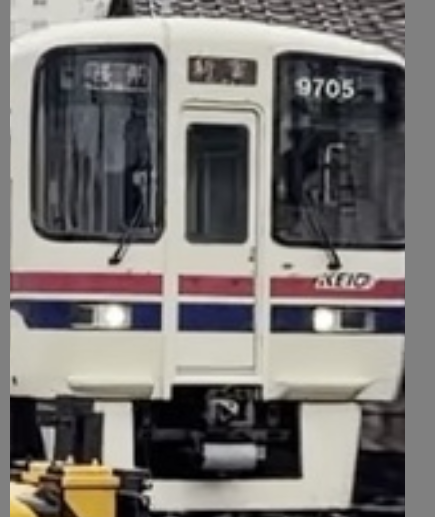
#> input picture reference/keio9000/ftex9.png, 435 x 517 px
$ python side_photo9.py ftex9.png ftex9.png
#> lines starting #> are read from the running program, lines starting #| are printed output that depends on the picture; after the words box and inside, x2 and y2 are one past the last pixel; in counts of white or black regions, pixels touching at a corner belong together
# -*- coding: utf-8 -*-
"""京王9000系の側面写真(利用者提供 2026-10:下高井戸付近の踏切から 9736=先頭車・新宿方と 9036)の実測を作り直す。
measured_9000.md の「3c. 側面写真の実測」の値はこれで出した。写真はリポジトリに入れていない(引数で渡す)。

  python3 -I reference/keio9000/side_photo9.py s1.jpg s2.jpg [--out 作業フォルダ]

  s1 … 運転台が箱に隠れ、車両の後ろ半分と 9036 が見える写真(2576×1450)
  s2 … 列車が約 11.6m 右にいる写真。運転台まわりが見える
  手順(measured_9000.md 3c と同じ):
    1. 赤帯の中心線の傾きで写真を回して水平にする
    2. 列 x ⇄ 車体の X を1次元の射影 x=(aX+b)/(cX+1) で当てる。s1 は扉の中心(戸の合わせ目の暗線)を ±2.35・±7.05、
       9036 の2枚を −12.95・−17.65 として当てる(9736 の4枚だけで当てた射影が 9036 の扉と後端を当てることで、扉の位置が
       8000系と同じことを確かめる)。s2 は扉1・2 の中心と、s1 で X が決まった窓の縁で当てる
    3. 縦は扉の外形の下の線=床面 1.130(公表)。縦の縮尺は奥行きに反比例(主点の列で横と同じ)
    4. 窓は車体の明るい面が切れる所(ゴムの外縁)、帯は色の半値、細い線は暗さの極小
    5. 前面の角(平面形)は、両方の写真の前面の輪郭(側面の平面へ写した X)に x(y)=9.752−y²/20−D(1−√(1−|y/hw|ⁿ)) を当てる
  画素の範囲(どこを測るか)はこの2枚の写真に合わせた値。別の写真では範囲を見直す。
  外部の写真を読むので python は -I で走らせる。
"""
import argparse
import os
import numpy as np
from PIL import Image

CX = 1288.0                    # 主点(画像の中心。傾きはこの点の回りに直す)
Z_FLR = 1.130                  # 床面(公表)
HW = 1.384                     # 車体半幅(公表)


# ---------- 1次元の射影 ----------
# [7 lines left out: function fit, not called in this run]


def x_of(p, X):
    a, b, c = p
    return CX + (a * X + b) / (c * X + 1)


# [12 lines left out: functions X_of, sv, not called in this run]


# ---------- 画像 ----------
def deskew(path):
#> called with path = 'ftex9.png'
    im = Image.open(path).convert('RGB')
#> im is the input picture: PIL image 435x517 RGB; mean R, G, B 120.3, 116.4, 113.6
    a = np.asarray(im).astype(float)
    R, G, B = a[..., 0], a[..., 1], a[..., 2]
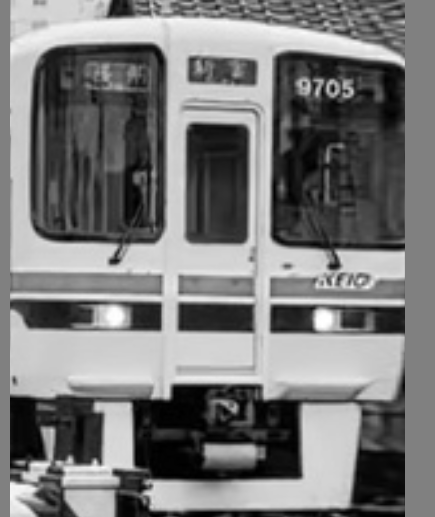
#> R: shape (517, 435) float64; min 0, max 255, mean 120.3
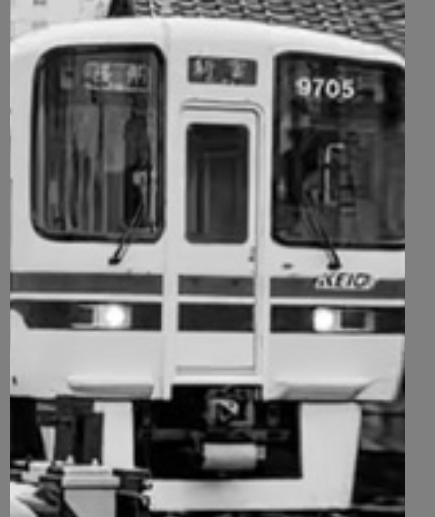
#> G: shape (517, 435) float64; min 0, max 255, mean 116.4
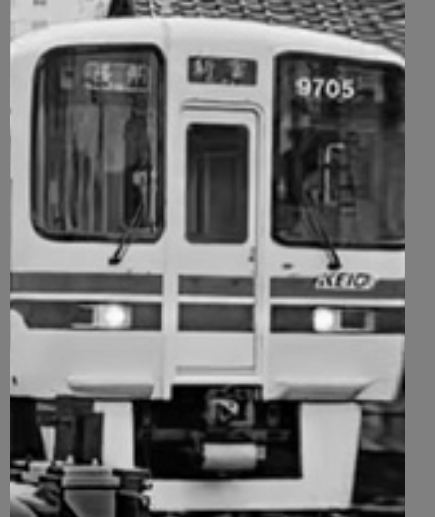
#> B: shape (517, 435) float64; min 0, max 253, mean 113.6
    red = (R - G > 25) & (R - B > 12) & (R > 45)
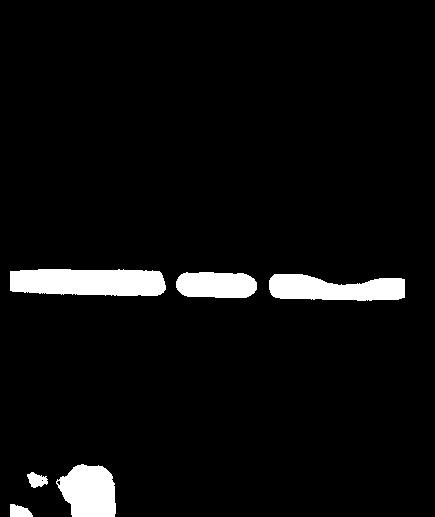
#> red: shape (517, 435) bool; 5% white; 6 white regions, box (x1, y1, x2, y2) and area: (10, 269, 166, 296) 3783, (269, 274, 405, 301) 2781, (56, 464, 116, 517) 2456, (176, 272, 257, 298) 1846, (10, 504, 33, 517) 224, (27, 472, 48, 488) 217
    xs, ys = [], []
    for x in range(300, 2300, 4):
        idx = np.nonzero(red[600:800, x])[0]
        if len(idx) < 6:
            continue
        runs = np.split(idx, np.where(np.diff(idx) > 1)[0] + 1)
        r = max(runs, key=len)
        if 7 <= len(r) <= 12:
            xs.append(x); ys.append(600 + (r[0] + r[-1]) / 2)
#> after the loop, xs = []; ys = []
    xs, ys = np.array(xs), np.array(ys)
    for _ in range(3):
        k, c = np.polyfit(xs, ys, 1)
        res = ys - (k * xs + c)
        keep = np.abs(res) < max(1.0, 2.5 * res.std())
        xs, ys = xs[keep], ys[keep]
    ang = float(np.degrees(np.arctan(k)))
    imd = im.rotate(ang, resample=Image.BICUBIC, center=(im.width / 2, im.height / 2))
    b = np.asarray(imd).astype(float)
    return imd, b, .299 * b[..., 0] + .587 * b[..., 1] + .114 * b[..., 2], ang


# [7 lines left out: function line_center, not called in this run]


def vline(L, x0, half, y0, y1):
    xs = np.arange(int(x0 - half), int(x0 + half) + 1)
    return line_center(L[y0:y1 + 1, xs].mean(0), xs[0])


# [60 lines left out: functions outer, win_box, band_z, not called in this run]


# ---------- 前面の角 ----------
def nose_x(y, D, n, R=10.0):
    return 9.752 - y * y / (2 * R) - D * (1 - np.sqrt(np.maximum(0, 1 - np.abs(y / HW) ** n)))


# [6 lines left out: function silhouette, not called in this run]


def main():
    ap = argparse.ArgumentParser(description=__doc__.split('\n')[0])
    ap.add_argument('s1')
    ap.add_argument('s2')
    ap.add_argument('--out')
    o = ap.parse_args()
    im1, a1, L1, ang1 = deskew(o.s1)
    im2, a2, L2, ang2 = deskew(o.s2)
    if o.out:
        os.makedirs(o.out, exist_ok=True)
        im1.save(os.path.join(o.out, 's1_d.png')); im2.save(os.path.join(o.out, 's2_d.png'))
    print('傾き s1 %.3f° s2 %.3f°' % (ang1, ang2))
    # s1:扉の中心(9736 の4枚と 9036 の2枚)
    d1 = [vline(L1, x, 6, 640, 690) for x in (466.5, 789, 1100, 1416, 1808.5, 2119)]
    Xd = [7.05, 2.35, -2.35, -7.05, -12.95, -17.65]
    p1 = fit(list(zip(d1, Xd)))
    p4 = fit(list(zip(d1[:4], Xd[:4])))
    print('s1 扉の中心 x', ' '.join('%.2f' % v for v in d1), ' 残差', ' '.join('%+.2f' % (x - x_of(p1, X)) for x, X in zip(d1, Xd)))
    print('  9736 の4枚だけの射影:9036 の扉 %.1f/%.1f(実 %.1f/%.1f)・後端 X=−9.75 → x %.1f' % (
        x_of(p4, -12.95), x_of(p4, -17.65), d1[4], d1[5], x_of(p4, -9.75)))
    yf1 = float(np.median([line_center(L1[744:753, x - 1:x + 2].mean(1), 744) + .5 for x in (1070, 1080, 1120, 1130, 1385, 1395, 1435, 1445)]))
    yt1 = float(np.median([line_center(L1[619:630, x - 1:x + 2].mean(1), 619) + .5 for x in (1070, 1080, 1120, 1130, 1385, 1395, 1435, 1445)]))
    print('扉の外形:床(下の線) y %.2f・上の線 z %.3f' % (yf1, Z_FLR + (yf1 - yt1) / sv(p1, -4.7)))
    bz, nb = band_z(a1, L1, p1, yf1, list(range(560, 680, 6)) + list(range(840, 1050, 6)) + list(range(1160, 1340, 6)) + list(range(1470, 1580, 6)))
    print('帯(%d列):赤 %.3f〜%.3f・紺 %.3f〜%.3f' % (nb, bz[0], bz[1], bz[2], bz[3]))
    print('窓(外縁):[X の範囲] [z の範囲]  基準からの離れ')
    for nm, xr, yr, ref, rows in (('扉2 左の戸の窓', (742, 782), (626, 702), 2.35, (640, 650)), ('扉2 右の戸の窓', (787, 827), (626, 702), 2.35, (640, 650)),
                                  ('扉3 左の戸の窓', (1058, 1098), (626, 702), -2.35, (668, 690)), ('扉3 右の戸の窓', (1103, 1143), (626, 702), -2.35, (668, 690)),
                                  ('側窓 扉2-3 左', (874, 946), (628, 702), 0, None), ('側窓 扉2-3 右', (938, 1010), (628, 702), 0, None),
                                  ('側窓 扉3-4 左', (1190, 1262), (628, 702), -4.70, None), ('側窓 扉3-4 右', (1254, 1326), (628, 702), -4.70, None),
                                  ('車端の窓', (1504, 1577), (628, 702), 0, None)):
        (Xa, Xb), (za, zb), _ = win_box(L1, p1, yf1, xr, yr, rows)
        print('  %-14s X %+.3f〜%+.3f  z %.3f〜%.3f  (|X−%+.2f| %.3f〜%.3f)' % (nm, Xa, Xb, za, zb, ref, min(abs(Xa - ref), abs(Xb - ref)), max(abs(Xa - ref), abs(Xb - ref))))
    # s2:扉1・2 の中心と、s1 で X が決まった窓の縁(両方の写真で見える窓)で当て、1.2px を超えて外れる点を落とす
    #     (縁の名前:s1 での範囲・行 / s2 での範囲・行)
    W = (((556, 630), None, (1166, 1240), None), ((622, 690), None, (1233, 1304), None), ((874, 946), None, (1482, 1553), None),
         ((938, 1010), None, (1546, 1618), None), ((1190, 1262), None, (1793, 1864), None), ((1254, 1326), None, (1857, 1928), None),
         ((742, 782), (640, 650), (1352, 1390), (655, 668)), ((787, 827), (640, 650), (1396, 1436), (655, 668)),
         ((425, 465), (640, 650), (1033, 1074), (655, 668)), ((1058, 1098), (668, 690), (1662, 1702), (655, 668)),
         ((1504, 1577), None, (2100, 2172), None))
    pts = [(vline(L2, 1077, 6, 646, 700), 7.05), (vline(L2, 1393, 6, 646, 700), 2.35)]
    for xr1, r1, xr2, r2 in W:
        (Xa, Xb), _, _ = win_box(L1, p1, yf1, xr1, (626, 702), r1)
        _, _, (l2, r2x) = win_box(L2, (1, 0, 0), 0, xr2, (630, 712), r2)
        pts += [(l2, Xb), (r2x, Xa)]                 # 写真の左の縁=運転台の側(X の大きい方)
    p2 = fit(pts)
    for _ in range(3):
        keep = [q for q in pts if abs(q[0] - x_of(p2, q[1])) < 1.2]
        p2 = fit(keep)
    yf2 = float(np.median([line_center(L2[752:768, x - 1:x + 2].mean(1), 752) + .5 for x in (1050, 1060, 1095, 1105, 1365, 1375, 1410, 1420)]))
    print('s2 の射影(%d/%d点、残差 1.2px 以内)・床 y %.2f・後端 X=−9.75 → x %.1f' % (len(keep), len(pts), yf2, x_of(p2, -9.75)))

    # [9 lines left out: function edge, not called in this run]
    for nm, x in (('前面窓の回り込みの後端', edge(L2, 905, 922, 640, 680, True)), ('乗務員扉 前', vline(L2, 944.5, 3, 640, 660) + .5),
                  ('乗務員扉 後', vline(L2, 977.5, 3, 640, 660) + .5), ('手すり 前', vline(L2, 938.5, 3, 690, 712) + .5),
                  ('手すり 後', vline(L2, 980.5, 4, 690, 740) + .5), ('乗務員扉の窓 前', edge(L2, 946, 956, 660, 700, False)),
                  ('乗務員扉の窓 後', edge(L2, 967, 978, 660, 700, True)), ('アイボリーの後端', edge(L2, 980, 992, 605, 640, False))):
        print('  %-14s X %+.3f' % (nm, X_of(p2, x)))
    # [9 lines left out: function hedge, not called in this run]
    z2 = lambda x, y: Z_FLR + (yf2 - y) / sv(p2, X_of(p2, x))
    hl = lambda x0, x1, y0, y1: line_center(L2[y0:y1 + 1, x0:x1 + 1].mean(1), y0) + .5
    print('運転台まわりの高さ(s2)')
    for nm, x, y in (('乗務員扉 上の線', 960, hl(950, 970, 630, 645)), ('乗務員扉 下の線', 948, hl(946, 950, 752, 770)),
                     ('乗務員扉の窓 上', 961, hedge(L2, 955, 968, 640, 656, False)), ('乗務員扉の窓 下', 961, hedge(L2, 955, 968, 696, 712, True)),
                     ('手すり 上', 941, hl(938, 944, 660, 680)), ('手すり 下', 941, hl(938, 944, 740, 760)),
                     ('回り込み 上', 904, hedge(L2, 898, 910, 600, 625, False)), ('回り込み 下', 904, hedge(L2, 898, 910, 690, 712, True)),
                     ('KEIO 上', 1007, hedge(L2, 995, 1020, 642, 652, False)), ('KEIO 下', 1007, hedge(L2, 995, 1020, 654, 664, True))):
        print('  %-12s z %.3f' % (nm, z2(x, y)))

    # [8 lines left out: function bbox, not called in this run]
    print('幕板・窓の上端の高さの小物(s1、暗い所の外接矩形)')
    for nm, r in (('行先表示器', (880, 936, 604, 630)), ('表示灯', (942, 960, 602, 630)), ('車号 9736', (516, 558, 630, 648)),
                  ('KEIO(運転台側)', (372, 420, 630, 650)), ('KEIO(反対の端)', (1326, 1366, 630, 648)), ('車号 9036', (1858, 1900, 630, 648))):
        print('  %-14s X %+.3f〜%+.3f  z %.3f〜%.3f' % ((nm,) + bbox(L1, p1, yf1, *r)))
    # すそ・側面の上端(雨どいの下)
    sz, tz = [], []
    for x in list(range(840, 870, 2)) + list(range(1160, 1190, 2)) + list(range(1460, 1500, 2)):
        pr = L1[740:770, x - 1:x + 2].mean(1)
        i = int(np.argmin(np.diff(pr)))
        thr = (pr[i] + pr[i + 1]) / 2
        yb = 740 + i + .5 + ((thr - pr[i]) / (pr[i + 1] - pr[i]) if pr[i + 1] != pr[i] else .5)
        pt = L1[592:606, x - 1:x + 2].mean(1)
        yt = 592 + int(np.argmax(np.diff(pt))) + 1
        X = X_of(p1, x)
        sz.append(Z_FLR + (yf1 - yb) / sv(p1, X)); tz.append(Z_FLR + (yf1 - yt) / sv(p1, X))
    print('すそ z %.3f・側面の上端(雨どいの下) z %.3f' % (np.median(sz), np.median(tz)))
    # 前面の角:両方の写真の輪郭(窓の高さ)。s1 は背景から運転台の端の暗い帯(回り込んだ窓)へ変わる所、s2 は背景から窓へ
    obs1 = X_of(p1, edge(L1, 288, 304, 635, 645, False))
    obs2 = X_of(p2, edge(L2, 890, 906, 640, 680, False))
    print('前面の輪郭(側面の平面へ写した X):s1 %.3f・s2 %.3f' % (obs1, obs2))
    for f in (1935, 2100):
        best = sorted((np.hypot(silhouette(p1, f, D, n) - obs1, silhouette(p2, f, D, n) - obs2), D, n)
                      for D in np.arange(.10, .36, .02) for n in (3, 4, 6, 8))[:3]
        print('  f=%d px:' % f, '  '.join('D %.2f n %d 誤差 %.3f' % (D, n, e) for e, D, n in best))


if __name__ == '__main__':
#> (the run stopped early here; a loop or call above may not have finished)
